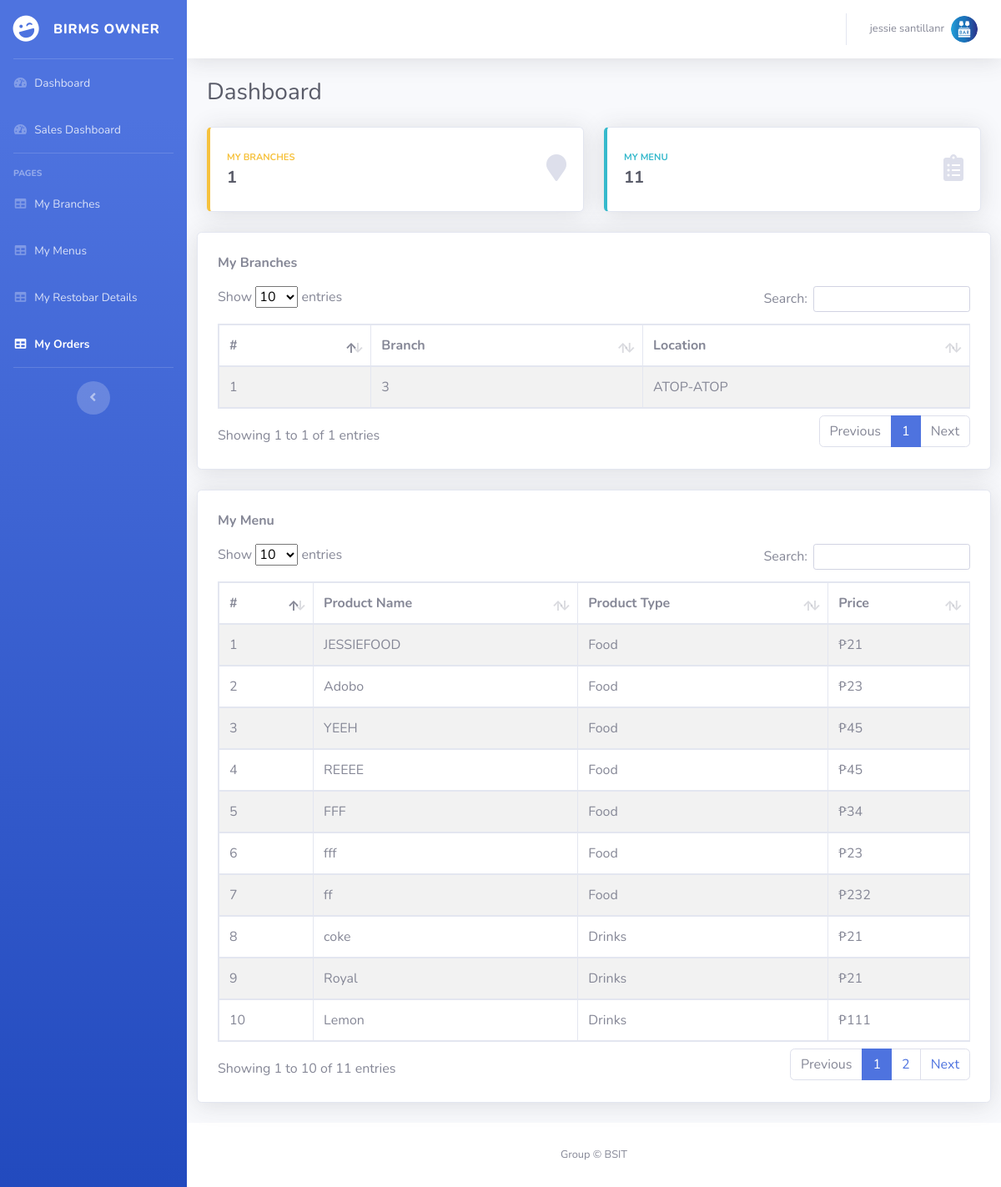
/owner/index.php (signed in), run on the app's committed database.
### tables this page shows
CREATE TABLE `owner` (
  `id` int(11) NOT NULL,
  `owner_id` varchar(50) NOT NULL,
  `firstname` varchar(100) NOT NULL,
  `middlename` varchar(100) DEFAULT NULL,
  `lastname` varchar(100) NOT NULL,
  `email` varchar(100) NOT NULL,
  `password` varchar(100) NOT NULL,
  `contact_num` varchar(11) NOT NULL,
  `address` varchar(100) NOT NULL,
  `profile` varchar(250) DEFAULT NULL,
  `status` int(11) NOT NULL
);

CREATE TABLE `branches` (
  `id` int(11) NOT NULL,
  `owner_id` varchar(50) NOT NULL,
  `branch` varchar(100) NOT NULL,
  `location` varchar(200) NOT NULL
);

CREATE TABLE `menu` (
  `id` int(11) NOT NULL,
  `owner_id` varchar(50) NOT NULL,
  `product_name` varchar(100) NOT NULL,
  `product_type` varchar(100) NOT NULL,
  `price` varchar(50) NOT NULL,
  `product_photo` varchar(200) NOT NULL
);

### inc/function.php (called while the page is built, shortened)
<?php
    class Connection{
        public $host = "localhost";
        public $user = "u510162695_db";
        public $password = "1Birms_db";
        public $db_name = "u510162695_db";
        public function __construct(){
            $this->conn = mysqli_connect($this->host, $this->user, $this->password, $this->db_name);
        }
    }
    class dataOperation extends Connection{
        public function displayOwnerDets($id){
            $sql = mysqli_query($this->conn, "SELECT * FROM owner WHERE owner_id = '$id'");
            $array = array();
            $row = mysqli_fetch_assoc($sql);
            $array[] = $row;
            return $array;
        }
        public function displayBranches($id){
            $sql = mysqli_query($this->conn, "SELECT * FROM branches WHERE owner_id='$id'");
            $array = array();
            while($row = mysqli_fetch_assoc($sql)){
                $array[] = $row;
            }
            return $array;
        }
        public function displayBrCnt($id){
            $sql = mysqli_query($this->conn, "SELECT COUNT(*) as branches FROM branches WHERE owner_id='$id'");
            $array = array();
            $row = mysqli_fetch_assoc($sql);
                $array[] = $row;
            return $array;
        }
        public function displayMenu($id){
            $sql = mysqli_query($this->conn, "SELECT * FROM menu WHERE owner_id='$id'");
            $array = array();
            while($row = mysqli_fetch_assoc($sql)){
                $array[] = $row;
            }
            return $array;
        }
        public function displayMenuCnt($id){
            $sql = mysqli_query($this->conn, "SELECT COUNT(*) as total_menu FROM menu WHERE owner_id='$id'");
            $array = array();
           $row = mysqli_fetch_assoc($sql);
                $array[] = $row;
            return $array;
        }
    }
    $oop = new dataOperation;

### owner/index.php (the view, shortened to what this page needs)
<?php
require_once('../inc/function.php');
?>
<!DOCTYPE html>
<html lang="en">
<head>
    <link href="../vendor/fontawesome-free/css/all.min.css" rel="stylesheet" type="text/css">
    <link href="../css/sb-admin-2.min.css" rel="stylesheet">
    <link href="../css/datatables.min.css" rel="stylesheet">
</head>
<body id="page-top">
    <div id="wrapper">
        <ul class="navbar-nav bg-gradient-primary sidebar sidebar-dark accordion" id="accordionSidebar">
<a class="sidebar-brand d-flex align-items-center justify-content-center" href="#">
    <div class="sidebar-brand-icon rotate-n-15">
        <i class="fas fa-laugh-wink"></i>
    </div>
    <div class="sidebar-brand-text mx-3">BIRMS Owner</div>
</a>
<hr class="sidebar-divider my-0">
<li class="nav-item">
    <a class="nav-link" href="index.php">
        <i class="fas fa-fw fa-tachometer-alt"></i>
        <span>Dashboard</span></a>
</li>
<li class="nav-item">
    <a class="nav-link" href="sales.php">
        <i class="fas fa-fw fa-tachometer-alt"></i>
        <span> Sales Dashboard</span></a>
</li>
<hr class="sidebar-divider">
<div class="sidebar-heading">
    Pages
</div>
<li class="nav-item">
    <a class="nav-link" href="branch.php">
        <i class="fas fa-fw fa-table"></i>
        <span>My Branches</span></a>
</li>
<li class="nav-item">
    <a class="nav-link" href="menu.php">
        <i class="fas fa-fw fa-table"></i>
        <span>My Menus</span></a>
</li>
<li class="nav-item">
    <a class="nav-link" href="resto_details.php">
        <i class="fas fa-fw fa-table"></i>
        <span>My Restobar Details</span></a>
</li>
<li class="nav-item active">
    <a class="nav-link" href="order.php">
        <i class="fas fa-fw fa-table"></i>
        <span>My Orders</span></a>
</li>
<hr class="sidebar-divider d-none d-md-block">
<div class="text-center d-none d-md-inline">
    <button class="rounded-circle border-0" id="sidebarToggle"></button>
</div>
</ul>
        <div id="content-wrapper" class="d-flex flex-column">
            <div id="content">
                <nav class="navbar navbar-expand navbar-light bg-white topbar mb-4 static-top shadow">
                    <ul class="navbar-nav ml-auto">
                        <li class="nav-item dropdown no-arrow">
                            <a class="nav-link dropdown-toggle" href="#" id="userDropdown" role="button"
                                data-toggle="dropdown" aria-haspopup="true" aria-expanded="false">
                                <?php
                                $myrow = $oop->displayOwnerDets($_SESSION['owner_id']);
                                foreach($myrow as $row){
                                ?>
                                <span class="mr-2 d-none d-lg-inline text-gray-600 small"><?=$row['firstname']." ".$row['lastname']?>r</span>
                                <img class="img-profile rounded-circle"
                                    src="../img/profiles/<?php if(empty($row['profile'])){ echo 'owner.png'; }else{ echo $row['profile'];}?>">
                                <?php
                                }
                                ?>
                            </a>
                        </li>
                    </ul>
                </nav>
                <div class="container-fluid">
                    <div class="d-sm-flex align-items-center justify-content-between mb-4">
                        <h1 class="h3 mb-0 text-gray-800">Dashboard</h1>
                    </div>
                    <div class="row">
                        <div class="col-xl-6 col-md-6 mb-4">
                            <div class="card border-left-warning shadow h-100 py-2">
                                <div class="card-body">
                                    <div class="row no-gutters align-items-center">
                                        <div class="col mr-2">
                                            <div class="text-xs font-weight-bold text-warning text-uppercase mb-1">
                                                My Branches</div>
                                            <div class="h5 mb-0 font-weight-bold text-gray-800">
                                            <?php
                                                     $myrow = $oop->displayBrCnt($_SESSION['owner_id']);
                                                     foreach($myrow as $row){
                                                         echo $row['branches'];
                                                     }
                                                     ?>
                                            </div>
                                        </div>
                                        <div class="col-auto">
                                            <i class="fas fa-map-marker fa-2x text-gray-300"></i>
                                        </div>
                                    </div>
                                </div>
                            </div>
                        </div>
  <div class="col-xl-6 col-md-6 mb-4">
                            <div class="card border-left-info shadow h-100 py-2">
                                <div class="card-body">
                                    <div class="row no-gutters align-items-center">
                                        <div class="col mr-2">
                                            <div class="text-xs font-weight-bold text-info text-uppercase mb-1">My Menu
                                            </div>
                                            <div class="row no-gutters align-items-center">
                                                <div class="col-auto">
                                                    <div class="h5 mb-0 mr-3 font-weight-bold text-gray-800">
                                                    <?php
                                                      $myrow = $oop->displayMenuCnt($_SESSION['owner_id']);
                                                      foreach($myrow as $row){
                                                          echo $row['total_menu'];
                                                      }
                                                    ?>
                                                    </div>
                                                </div>
                                            </div>
                                        </div>
                                        <div class="col-auto">
                                            <i class="fas fa-clipboard-list fa-2x text-gray-300"></i>
                                        </div>
                                    </div>
                                </div>
                            </div>
                        </div>
                    </div>
                    <div class="row">
                        <div class="card shadow mb-4 p-4 w-100">
                            <p><strong>My Branches</strong></p>
                            <div class="data_table">
                                <table id="dashprint" class="table table-striped table-bordered">
                                    <thead class="table">
                                        <tr>
                                        <th>#</th>
                                            <th>Branch</th>
                                            <th>Location</th>
                                        </tr>
                                    </thead>
                                    <tbody>
                                    <?php
                                        $myrow = $oop->displayBranches($_SESSION['owner_id']);
                                        $l = 1;
                                        foreach($myrow as $row){
                                            ?>
                                            <tr>
                                                <td><?=$l++?></td>
                                                <td><?=$row['branch']?></td>
                                                <td><?=$row['location']?></td>
                                            </tr>
                                            <?php
                                        }
                                        ?>
                                    </tbody>
                                </table>
                            </div>
                        </div>
                    </div>
                    <div class="row">
                        <div class="card shadow mb-4 p-4 w-100">
                            <p><strong>My Menu</strong></p>
                            <div class="data_table">
                                <table id="printable" class="table table-striped table-bordered">
                                    <thead class="table">
                                        <tr>
                                            <th>#</th>
                                            <th>Product Name</th>
                                            <th>Product Type</th>
                                            <th>Price</th>
                                        </tr>
                                    </thead>
                                    <tbody>
                                    <?php
                                        $myrow = $oop->displayMenu($_SESSION['owner_id']);
                                        $k = 1;
                                        foreach($myrow as $row){
                                            ?>
                                            <tr>
                                                <td><?=$k++?></td>
                                                <td><?=$row['product_name']?></td>
                                                <td><?=$row['product_type']?></td>
                                                <td>₱<?=$row['price']?></td>
                                            </tr>
                                            <?php
                                        }
                                        ?>
                                    </tbody>
                                </table>
                            </div>
                        </div>
                    </div>
                </div>
            </div>
            <footer class="sticky-footer bg-white">
                <div class="container my-auto">
                    <div class="copyright text-center my-auto">
                        <span>Group &copy; BSIT</span>
                    </div>
                </div>
            </footer>
        </div>
    </div>
</body>
</html>

### data on the page
owner: firstname "jessie", lastname "santillan"
branches: branch "3", location "ATOP-ATOP"
menu: product_name "JESSIEFOOD", product_type "Food", price "21"
menu: product_name "Adobo", product_type "Food", price "23"
menu: product_name "YEEH", product_type "Food", price "45"
menu: product_name "REEEE", product_type "Food", price "45"
menu: product_name "FFF", product_type "Food", price "34"
menu: product_name "fff", product_type "Food", price "23"
menu: product_name "ff", product_type "Food", price "232"
menu: product_name "coke", product_type "Drinks", price "21"
menu: product_name "Royal", product_type "Drinks", price "21"
menu: product_name "Lemon", product_type "Drinks", price "111"

### other printed values
$row['branches'] "1"
$row['total_menu'] "11"
